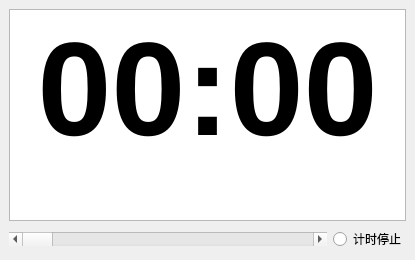
<?xml version="1.0" encoding="UTF-8"?>
<ui version="4.0">
 <class>Ui</class>
 <widget class="QMainWindow" name="Ui">
  <property name="geometry">
   <rect>
    <x>0</x>
    <y>0</y>
    <width>415</width>
    <height>260</height>
   </rect>
  </property>
  <property name="windowTitle">
   <string>Ui</string>
  </property>
  <widget class="QWidget" name="centralwidget">
   <property name="sizePolicy">
    <sizepolicy hsizetype="Fixed" vsizetype="Fixed">
     <horstretch>0</horstretch>
     <verstretch>0</verstretch>
    </sizepolicy>
   </property>
   <layout class="QVBoxLayout" name="verticalLayout">
    <item>
     <widget class="QTextEdit" name="showTime">
      <property name="readOnly">
       <bool>true</bool>
      </property>
      <property name="html">
       <string>&lt;!DOCTYPE HTML PUBLIC &quot;-//W3C//DTD HTML 4.0//EN&quot; &quot;http://www.w3.org/TR/REC-html40/strict.dtd&quot;&gt;
&lt;html&gt;&lt;head&gt;&lt;meta name=&quot;qrichtext&quot; content=&quot;1&quot; /&gt;&lt;meta charset=&quot;utf-8&quot; /&gt;&lt;style type=&quot;text/css&quot;&gt;
p, li { white-space: pre-wrap; }
hr { height: 1px; border-width: 0; }
li.unchecked::marker { content: &quot;\2610&quot;; }
li.checked::marker { content: &quot;\2612&quot;; }
&lt;/style&gt;&lt;/head&gt;&lt;body style=&quot; font-family:'Microsoft YaHei UI'; font-size:9pt; font-weight:400; font-style:normal;&quot;&gt;
&lt;p align=&quot;center&quot; style=&quot; margin-top:0px; margin-bottom:0px; margin-left:0px; margin-right:0px; -qt-block-indent:0; text-indent:0px;&quot;&gt;&lt;span style=&quot; font-size:100pt; font-weight:700;&quot;&gt;00:00&lt;/span&gt;&lt;/p&gt;&lt;/body&gt;&lt;/html&gt;</string>
      </property>
     </widget>
    </item>
    <item>
     <layout class="QHBoxLayout" name="horizontalLayout">
      <item>
       <widget class="QScrollBar" name="setTime">
        <property name="sizePolicy">
         <sizepolicy hsizetype="Expanding" vsizetype="Fixed">
          <horstretch>0</horstretch>
          <verstretch>0</verstretch>
         </sizepolicy>
        </property>
        <property name="maximum">
         <number>45</number>
        </property>
        <property name="pageStep">
         <number>5</number>
        </property>
        <property name="orientation">
         <enum>Qt::Orientation::Horizontal</enum>
        </property>
       </widget>
      </item>
      <item>
       <widget class="QRadioButton" name="start">
        <property name="text">
         <string>计时停止</string>
        </property>
       </widget>
      </item>
     </layout>
    </item>
   </layout>
  </widget>
 </widget>
 <resources/>
 <connections/>
</ui>
